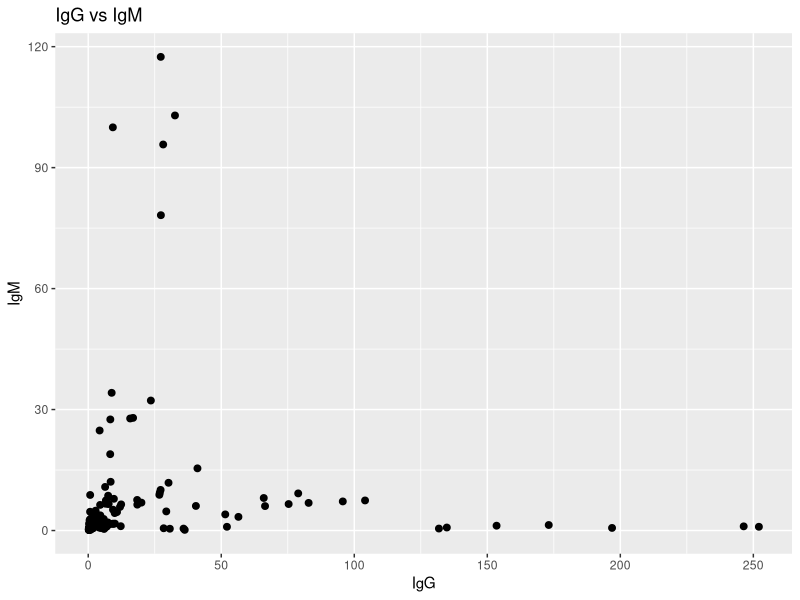

Reproduce this figure in R.
library(ggplot2) 
require(gridExtra)

addSmallLegend <- function(myPlot, pointSize = 5, textSize = 8, spaceLegend = 1) {
  myPlot = myPlot +
    #guides(shape = guide_legend(override.aes = list(size = pointSize)),
    #       color = guide_legend(override.aes = list(size = pointSize))) +
    theme(legend.title = element_text(size = textSize), 
          legend.text  = element_text(size = textSize),
    #      legend.key.size = unit(spaceLegend, "lines")
    )
  return (myPlot)
}

windows(width = 12, height = 10)

table2 <- read.csv("P-ED-Fig2AD.csv")
grop <- table2$Group
days <- table2$Days.after.symptoms.onset
igg <- table2$IgG.S.CO
igm <- table2$IgM.S.CO


ggplot(table2, aes(x = igg, y = igm)) +
  labs(title = "IgG vs IgM",
       x = "IgG", 
       y = "IgM") +
  geom_point(size = 2)


# plot1 <- ggplot(table2, aes(x = days, 
#                   y = igm,
#                   color = grop, 
#                   group = grop)) +
#   labs(title = "Group IgM Levels Over Time",
#        x = "Days After Onset", 
#        y = "IgM Levels",
#        color = "Groups") +
#   geom_point(size = 2)
# 
# plot2 <- ggplot(table2, aes(x = days, 
#                             y = igg,
#                             color = grop, 
#                             group = grop)) +
#   labs(title = "Group IgG Levels Over Time",
#        x = "Days After Onset", 
#        y = "IgG Levels",
#        color = "Groups") +
#   geom_point(size = 2)
# 
# plot2 = addSmallLegend(plot2)
# plot1 = addSmallLegend(plot1)
# 
# #p = plot2 + facet_wrap(plot1)
# #print(p)
# grid.arrange(plot2, plot1, ncol=2)

